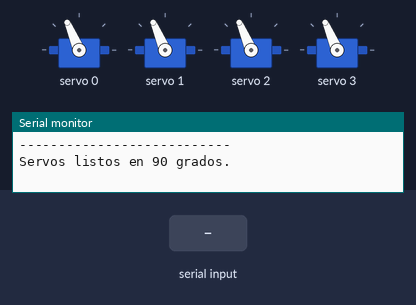
Simulated run of this sketch. Board: ESP32. Parts: 4 × servo, the last lines printed to the serial monitor. The inputs (shaded band) are chosen by the test bench.

Above: at 2.3 s.
2.4 s: "grupo\n" received over Serial
At 3.9 s:
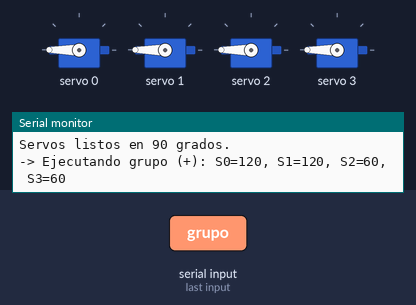
4.9 s: "grupo,1\n" received over Serial
At 6.1 s:
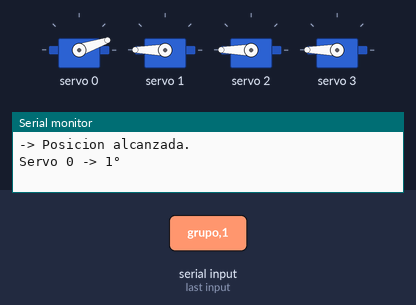
6.4 s: "grupo,150\n" received over Serial
At 7.4 s:
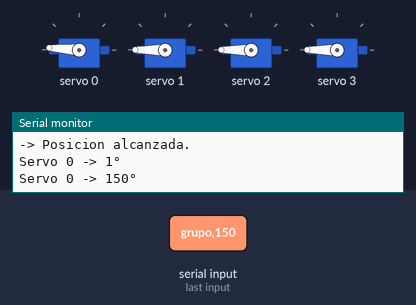
7.9 s: "-grupo\n" received over Serial
At 10.79 s:
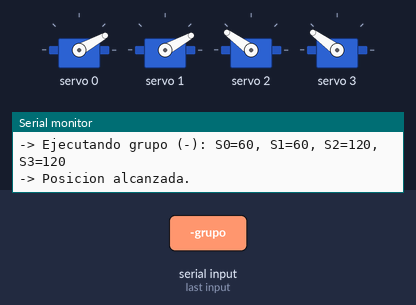
10.9 s: "1,90\n" received over Serial
At 12.0 s:
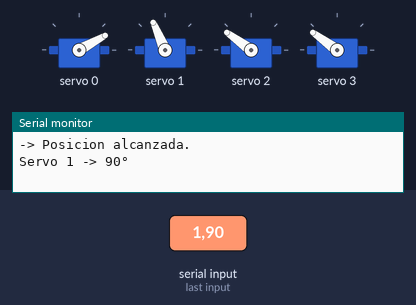
12.4 s: "g,1\n" received over Serial
At 13.1 s:
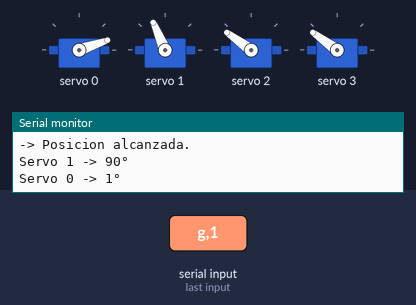
Timing chart, 0 to 14.9 s (numbered marks = the images above; inputs shaded):
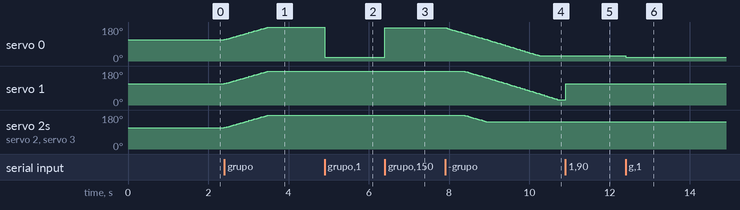

Measured:
- after the input at 2.4 s, servo 0–3: moves from 113° to 180° over 1.1 s, starting at once
- after the input at 4.9 s, servo 0: 180° → 19° at once
- after the input at 6.4 s, servo 0: 19° → 176° at once
- after the input at 7.9 s, servo 0: moves from 176° to 29° over 2.3 s, starting at once; servo 1: moves from 180° to 29° over 2.3 s, starting after 0.46 s; servo 2, servo 3: moves from 180° to 144° over 0.59 s, starting after 0.46 s
- after the input at 10.9 s, servo 1: 29° → 113° at once
- after the input at 12.4 s, servo 0: 29° → 19° at once

The sketch:

sketch_oct31b.ino
```cpp
#include <Wire.h>
#include <Adafruit_PWMServoDriver.h>

Adafruit_PWMServoDriver pca = Adafruit_PWMServoDriver(0x40);

#define NUM_SERVOS 4
#define SERVO_MIN 150
#define SERVO_MAX 550

// Registro de las posiciones actuales para movimientos suaves
int posActual[NUM_SERVOS] = {90, 90, 90, 90};

// Mueve un servo directamente a un ángulo
void moverServo(uint8_t canal, int angulo) {
  angulo = constrain(angulo, 0, 180);
  int pulso = map(angulo, 0, 180, SERVO_MIN, SERVO_MAX);
  pca.setPWM(canal, 0, pulso);
  posActual[canal] = angulo;
}

// Mueve los 4 servos de manera simultánea y suave
void moverCuatroServosSuave(int a0, int a1, int a2, int a3, int velocidadMs) {
  int objetivos[NUM_SERVOS] = {
    constrain(a0, 0, 180),
    constrain(a1, 0, 180),
    constrain(a2, 0, 180),
    constrain(a3, 0, 180)
  };

  bool enMovimiento = true;
  while (enMovimiento) {
    enMovimiento = false;
    for (int i = 0; i < NUM_SERVOS; i++) {
      if (posActual[i] < objetivos[i]) {
        posActual[i]++;
        int pulso = map(posActual[i], 0, 180, SERVO_MIN, SERVO_MAX);
        pca.setPWM(i, 0, pulso);
        enMovimiento = true;
      } else if (posActual[i] > objetivos[i]) {
        posActual[i]--;
        int pulso = map(posActual[i], 0, 180, SERVO_MIN, SERVO_MAX);
        pca.setPWM(i, 0, pulso);
        enMovimiento = true;
      }
    }
    delay(velocidadMs);
  }
}

// Función para mover al lado A: S0,S1 -> 120 | S2,S3 -> 60
void ejecutarSecuenciaGrupoA() {
  Serial.println("-> Ejecutando grupo (+): S0=120, S1=120, S2=60, S3=60");
  moverCuatroServosSuave(180, 180, 180, 180, 15);
  Serial.println("-> Posicion alcanzada.");
}


// Función para mover al lado B (inverso): S0,S1 -> 60 | S2,S3 -> 120
void ejecutarSecuenciaGrupoB() {
  Serial.println("-> Ejecutando grupo (-): S0=60, S1=60, S2=120, S3=120");
  moverCuatroServosSuave(10, 10, 120, 120, 15);
  Serial.println("-> Posicion alcanzada.");
}

void setup() {
  Serial.begin(9600);
  Wire.begin();

  pca.begin();
  pca.setPWMFreq(50);
  delay(500);

  Serial.println("--- CONTROL DE 4 SERVOS ---");
  Serial.println("Comandos disponibles:");
  Serial.println("  1) Manual:   canal,angulo    (Ej: 0,45 o 2,180)");
  Serial.println("  2) Grupo +:  g o grupo       (S0,S1 -> 120 | S2,S3 -> 60)");
  Serial.println("  3) Grupo -:  -g o -grupo     (S0,S1 -> 60  | S2,S3 -> 120)");
  Serial.println("---------------------------");

  // Posición inicial de reposo
  for (int i = 0; i < NUM_SERVOS; i++) {
    moverServo(i, 90);
    delay(100);
  }
  Serial.println("Servos listos en 90 grados.");
}

void loop() {
  if (Serial.available() > 0) {
    String entrada = Serial.readStringUntil('\n');
    entrada.trim();

    if (entrada.length() == 0) return;

    // Comando para mover al lado original
    if (entrada.equalsIgnoreCase("grupo") || entrada.equalsIgnoreCase("g")) {
      ejecutarSecuenciaGrupoA();
    }
    // Comando para mover hacia el lado inverso
    else if (entrada.equalsIgnoreCase("-grupo") || entrada.equalsIgnoreCase("-g")) {
      ejecutarSecuenciaGrupoB();
    }
    // Control individual por formato: canal,angulo
    else {
      int separador = entrada.indexOf(',');

      if (separador != -1) {
        int canal = entrada.substring(0, separador).toInt();
        int angulo = entrada.substring(separador + 1).toInt();

        if (canal >= 0 && canal < NUM_SERVOS) {
          if (angulo >= 0 && angulo <= 180) {
            moverServo(canal, angulo);
            Serial.print("Servo ");
            Serial.print(canal);
            Serial.print(" -> ");
            Serial.print(angulo);
            Serial.println("°");
          } else {
            Serial.println("Error: El angulo debe estar entre 0 y 180.");
          }
        } else {
          Serial.println("Error: Canal invalido (usa 0, 1, 2 o 3).");
        }
      } else {
        Serial.println("Comando no reconocido. Usa 'canal,angulo', 'g' o '-g'.");
      }
    }
  }
}
```
